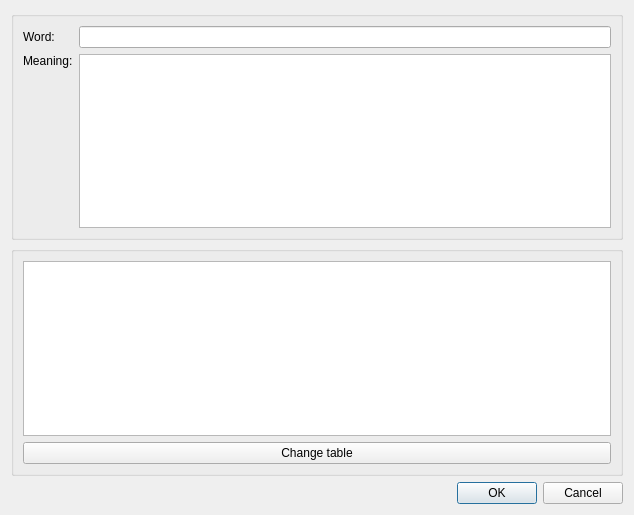
<?xml version="1.0" encoding="UTF-8"?>
<ui version="4.0">
 <class>Dialog</class>
 <widget class="QDialog" name="Dialog">
  <property name="geometry">
   <rect>
    <x>0</x>
    <y>0</y>
    <width>634</width>
    <height>515</height>
   </rect>
  </property>
  <property name="windowTitle">
   <string>Edit word</string>
  </property>
  <layout class="QGridLayout" name="gridLayout">
   <item row="4" column="1">
    <widget class="QGroupBox" name="groupBox">
     <property name="title">
      <string/>
     </property>
     <layout class="QGridLayout" name="gridLayout_2">
      <item row="0" column="0">
       <widget class="QTableView" name="tableView"/>
      </item>
      <item row="1" column="0">
       <widget class="QPushButton" name="tableBtn">
        <property name="text">
         <string>Change table</string>
        </property>
       </widget>
      </item>
     </layout>
    </widget>
   </item>
   <item row="6" column="1">
    <widget class="QDialogButtonBox" name="buttonBox">
     <property name="orientation">
      <enum>Qt::Horizontal</enum>
     </property>
     <property name="standardButtons">
      <set>QDialogButtonBox::Cancel|QDialogButtonBox::Ok</set>
     </property>
    </widget>
   </item>
   <item row="2" column="1">
    <widget class="QGroupBox" name="groupBox_2">
     <property name="title">
      <string/>
     </property>
     <layout class="QGridLayout" name="gridLayout_3">
      <item row="1" column="1">
       <widget class="QTextEdit" name="meaningText"/>
      </item>
      <item row="1" column="0">
       <widget class="QLabel" name="meaningLbl">
        <property name="text">
         <string>Meaning:</string>
        </property>
        <property name="alignment">
         <set>Qt::AlignLeading|Qt::AlignLeft|Qt::AlignTop</set>
        </property>
       </widget>
      </item>
      <item row="0" column="1">
       <widget class="QLineEdit" name="wordLine"/>
      </item>
      <item row="0" column="0">
       <widget class="QLabel" name="nameLbl">
        <property name="text">
         <string>Word:</string>
        </property>
       </widget>
      </item>
     </layout>
    </widget>
   </item>
  </layout>
 </widget>
 <resources/>
 <connections>
  <connection>
   <sender>buttonBox</sender>
   <signal>accepted()</signal>
   <receiver>Dialog</receiver>
   <slot>accept()</slot>
   <hints>
    <hint type="sourcelabel">
     <x>248</x>
     <y>254</y>
    </hint>
    <hint type="destinationlabel">
     <x>157</x>
     <y>274</y>
    </hint>
   </hints>
  </connection>
  <connection>
   <sender>buttonBox</sender>
   <signal>rejected()</signal>
   <receiver>Dialog</receiver>
   <slot>reject()</slot>
   <hints>
    <hint type="sourcelabel">
     <x>316</x>
     <y>260</y>
    </hint>
    <hint type="destinationlabel">
     <x>286</x>
     <y>274</y>
    </hint>
   </hints>
  </connection>
 </connections>
</ui>
